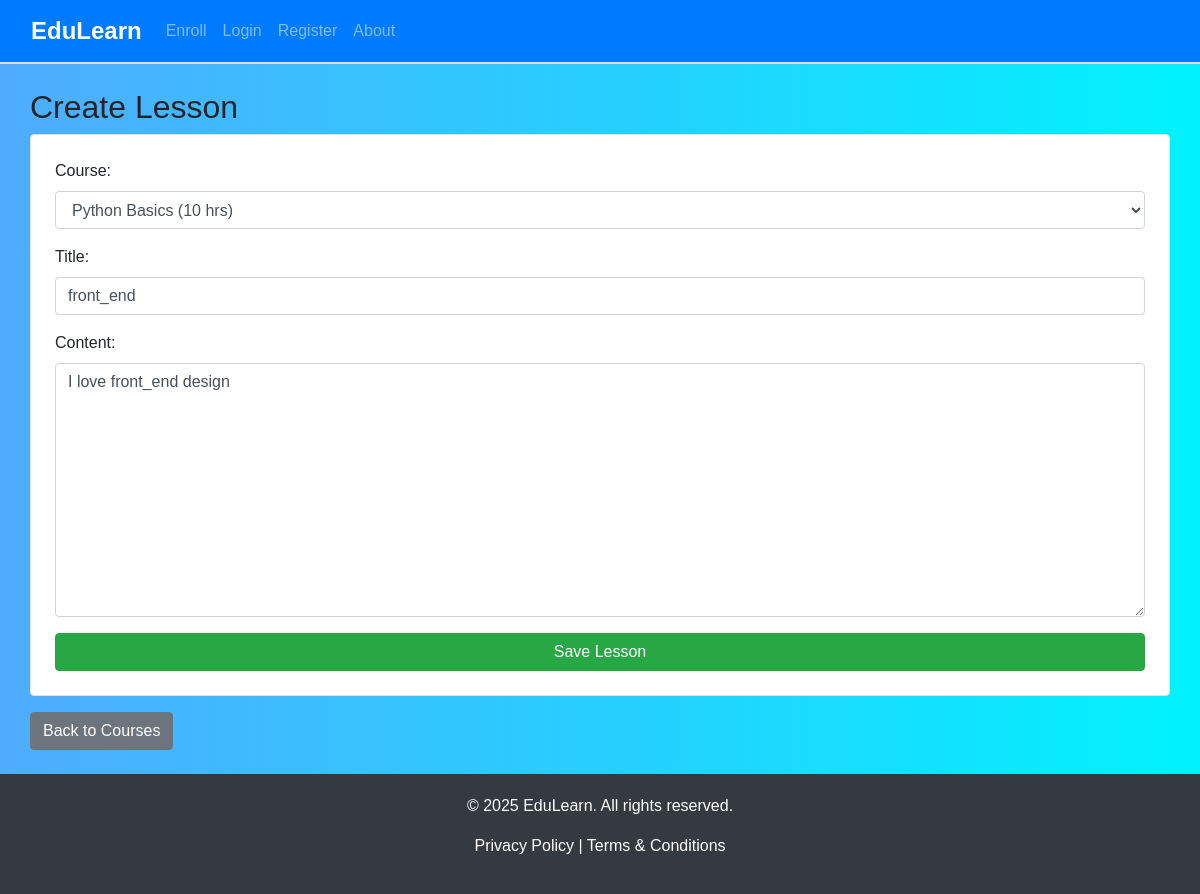
Screenshot of /lesson/12/update/ (signed in) with the database file from the repository.
### courses/models.py (models this page shows, shortened)
class Lesson(models.Model):
    course = models.ForeignKey(Course, on_delete=models.CASCADE, related_name='lessons')
    title = models.CharField(max_length=200)
    content = models.TextField()
    video_url = models.URLField(max_length=200, blank=True, null=True)
    completion_status = models.BooleanField(default=False)  # New field added

class Course(models.Model):
    title = models.CharField(max_length=200)
    description = models.TextField()
    duration = models.IntegerField(help_text="Duration in hours")
    thumbnail = models.ImageField(upload_to='course_thumbnails/', null=True, blank=True)
    def __str__(self):
        return f"{self.title} ({self.duration} hrs)"

### courses/views.py (the view)
# urls.py: path('lesson/<int:lesson_id>/update/', lesson_update, name='lesson_update'),
@user_passes_test(lambda u: u.is_staff)
def lesson_update(request, lesson_id):
    lesson = get_object_or_404(Lesson, id=lesson_id)
    form = LessonForm(request.POST or None, instance=lesson)
    if form.is_valid():
        form.save()
        messages.success(request, "Lesson updated successfully!")
        return redirect('course_list')
    return render(request, 'courses/lesson_form.html', {'form': form})

### courses/forms.py
class LessonForm(forms.ModelForm):
    class Meta:
        model = Lesson
        fields = ['course', 'title', 'content']
        widgets = {
            'course': forms.Select(attrs={'class': 'form-control'}),
            'title': forms.TextInput(attrs={'class': 'form-control'}),
            'content': forms.Textarea(attrs={'class': 'form-control'})
        }

### courses/templates/courses/lesson_form.html (shortened to what this page needs)
{% extends "courses/base.html" %}  {% block content %}
<div class="container mt-4">
  <h2>{{ lesson.id|default:"Create" }} Lesson</h2>
  <form method="post" class="p-4 border rounded bg-white shadow-sm">
    {% csrf_token %} {{ form.as_p }}
    <button type="submit" class="btn btn-success w-100">Save Lesson</button>
  </form>
  <a href="{% url 'course_list' %}" class="btn btn-secondary mt-3"
    >Back to Courses</a
  >
</div>
{% endblock %}

### courses/templates/courses/base.html (style rules this page uses)
body { background: linear-gradient( to right, #4facfe, #00f2fe ); font-family: 'Arial', sans-serif; }
.container { max-width: 1200px; }

### rows the page displays
Lesson: course "Python Basics (10 hrs)", content "I love front_end design"
Course: title "front_end"

### other values shown
{{ lesson.id|default:"Create" }} "Create"
